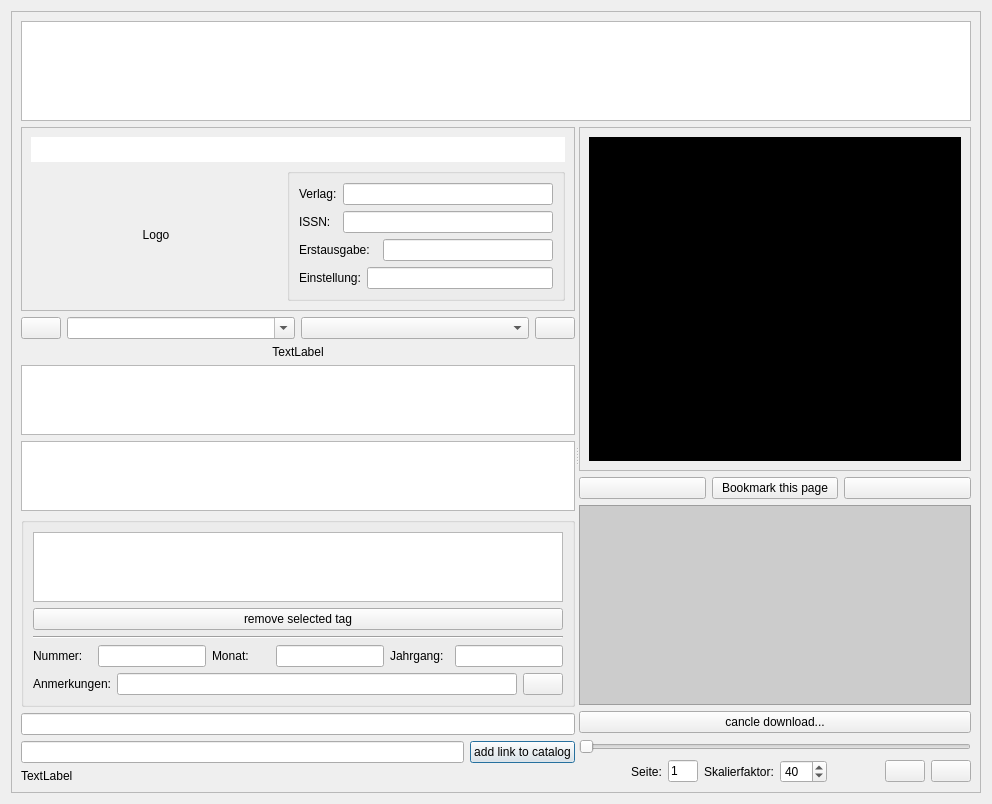
<?xml version="1.0" encoding="UTF-8"?>
<ui version="4.0">
 <class>PDFViewer</class>
 <widget class="QDialog" name="PDFViewer">
  <property name="geometry">
   <rect>
    <x>0</x>
    <y>0</y>
    <width>992</width>
    <height>797</height>
   </rect>
  </property>
  <property name="minimumSize">
   <size>
    <width>0</width>
    <height>0</height>
   </size>
  </property>
  <property name="windowTitle">
   <string>PDFViewer</string>
  </property>
  <layout class="QGridLayout" name="gridLayout_5">
   <item row="0" column="0">
    <widget class="QFrame" name="frame">
     <property name="frameShape">
      <enum>QFrame::StyledPanel</enum>
     </property>
     <property name="frameShadow">
      <enum>QFrame::Raised</enum>
     </property>
     <layout class="QGridLayout" name="gridLayout_4">
      <item row="1" column="0">
       <widget class="QSplitter" name="splitter">
        <property name="orientation">
         <enum>Qt::Horizontal</enum>
        </property>
        <widget class="QWidget" name="layoutWidget">
         <layout class="QGridLayout" name="gridLayout">
          <item row="5" column="1">
           <widget class="QListWidget" name="listWidgetBookmarks"/>
          </item>
          <item row="3" column="1">
           <widget class="QLabel" name="lblCaption">
            <property name="text">
             <string>TextLabel</string>
            </property>
            <property name="alignment">
             <set>Qt::AlignCenter</set>
            </property>
           </widget>
          </item>
          <item row="7" column="1">
           <widget class="QLineEdit" name="edtTitle"/>
          </item>
          <item row="8" column="1">
           <layout class="QHBoxLayout" name="horizontalLayout_2">
            <item>
             <widget class="QLineEdit" name="edtLink">
              <property name="toolTip">
               <string>Drag and Drop</string>
              </property>
             </widget>
            </item>
            <item>
             <widget class="QPushButton" name="cmdAddLink">
              <property name="text">
               <string>add link to catalog</string>
              </property>
             </widget>
            </item>
           </layout>
          </item>
          <item row="2" column="1">
           <layout class="QHBoxLayout" name="horizontalLayout_6">
            <item>
             <widget class="QPushButton" name="cmdSectionSettings">
              <property name="sizePolicy">
               <sizepolicy hsizetype="Fixed" vsizetype="Fixed">
                <horstretch>0</horstretch>
                <verstretch>0</verstretch>
               </sizepolicy>
              </property>
              <property name="text">
               <string/>
              </property>
              <property name="icon">
               <iconset resource="../../../tosec.qrc">
                <normaloff>:/icon/farious/blue/images/farious/blue/pipette.ico</normaloff>:/icon/farious/blue/images/farious/blue/pipette.ico</iconset>
              </property>
             </widget>
            </item>
            <item>
             <widget class="QComboBox" name="cboSections">
              <property name="editable">
               <bool>true</bool>
              </property>
             </widget>
            </item>
            <item>
             <widget class="QComboBox" name="cboYears"/>
            </item>
            <item>
             <widget class="QPushButton" name="cmdDownload">
              <property name="sizePolicy">
               <sizepolicy hsizetype="Maximum" vsizetype="Maximum">
                <horstretch>0</horstretch>
                <verstretch>0</verstretch>
               </sizepolicy>
              </property>
              <property name="toolTip">
               <string>Download missing files</string>
              </property>
              <property name="text">
               <string/>
              </property>
              <property name="icon">
               <iconset resource="../../../tosec.qrc">
                <normaloff>:/icon/toolbar/blue/images/toolbar/blue/download.ico</normaloff>:/icon/toolbar/blue/images/toolbar/blue/download.ico</iconset>
              </property>
             </widget>
            </item>
           </layout>
          </item>
          <item row="9" column="1">
           <widget class="QLabel" name="lblInfo">
            <property name="sizePolicy">
             <sizepolicy hsizetype="Preferred" vsizetype="Minimum">
              <horstretch>0</horstretch>
              <verstretch>0</verstretch>
             </sizepolicy>
            </property>
            <property name="text">
             <string>TextLabel</string>
            </property>
           </widget>
          </item>
          <item row="4" column="1">
           <widget class="QListWidget" name="listWidgetTitels">
            <property name="sizePolicy">
             <sizepolicy hsizetype="Preferred" vsizetype="Expanding">
              <horstretch>0</horstretch>
              <verstretch>0</verstretch>
             </sizepolicy>
            </property>
            <property name="sortingEnabled">
             <bool>true</bool>
            </property>
           </widget>
          </item>
          <item row="6" column="1">
           <widget class="QGroupBox" name="grpInformations">
            <property name="minimumSize">
             <size>
              <width>0</width>
              <height>0</height>
             </size>
            </property>
            <property name="baseSize">
             <size>
              <width>0</width>
              <height>0</height>
             </size>
            </property>
            <property name="title">
             <string/>
            </property>
            <layout class="QGridLayout" name="gridLayout_6">
             <item row="5" column="0">
              <layout class="QHBoxLayout" name="horizontalLayout_4">
               <item>
                <widget class="QLabel" name="lblAnmerkung">
                 <property name="text">
                  <string>Anmerkungen:</string>
                 </property>
                </widget>
               </item>
               <item>
                <widget class="QLineEdit" name="edtAnmerkung"/>
               </item>
               <item>
                <widget class="QPushButton" name="cmdSaveInfos">
                 <property name="text">
                  <string/>
                 </property>
                 <property name="icon">
                  <iconset resource="../../../tosec.qrc">
                   <normaloff>:/icon/farious/blue/images/farious/blue/save.ico</normaloff>:/icon/farious/blue/images/farious/blue/save.ico</iconset>
                 </property>
                </widget>
               </item>
              </layout>
             </item>
             <item row="0" column="0">
              <widget class="QTableWidget" name="lstInfo">
               <property name="columnCount">
                <number>2</number>
               </property>
               <attribute name="horizontalHeaderVisible">
                <bool>false</bool>
               </attribute>
               <attribute name="verticalHeaderVisible">
                <bool>true</bool>
               </attribute>
               <column/>
               <column/>
              </widget>
             </item>
             <item row="1" column="0">
              <widget class="QPushButton" name="cmdRemoveMetaData">
               <property name="text">
                <string>remove selected tag</string>
               </property>
              </widget>
             </item>
             <item row="2" column="0">
              <widget class="Line" name="line">
               <property name="orientation">
                <enum>Qt::Horizontal</enum>
               </property>
              </widget>
             </item>
             <item row="3" column="0">
              <layout class="QHBoxLayout" name="horizontalLayout_5">
               <item>
                <widget class="QLabel" name="lblNummer">
                 <property name="text">
                  <string>Nummer:</string>
                 </property>
                </widget>
               </item>
               <item>
                <widget class="QLineEdit" name="edtNummer">
                 <property name="sizePolicy">
                  <sizepolicy hsizetype="Preferred" vsizetype="Fixed">
                   <horstretch>0</horstretch>
                   <verstretch>0</verstretch>
                  </sizepolicy>
                 </property>
                </widget>
               </item>
               <item>
                <widget class="QLabel" name="lblMonat">
                 <property name="text">
                  <string>Monat:</string>
                 </property>
                </widget>
               </item>
               <item>
                <widget class="QLineEdit" name="edtMonat">
                 <property name="sizePolicy">
                  <sizepolicy hsizetype="Preferred" vsizetype="Fixed">
                   <horstretch>0</horstretch>
                   <verstretch>0</verstretch>
                  </sizepolicy>
                 </property>
                </widget>
               </item>
               <item>
                <widget class="QLabel" name="label">
                 <property name="text">
                  <string>Jahrgang:</string>
                 </property>
                </widget>
               </item>
               <item>
                <widget class="QLineEdit" name="edtJahr">
                 <property name="sizePolicy">
                  <sizepolicy hsizetype="Preferred" vsizetype="Fixed">
                   <horstretch>0</horstretch>
                   <verstretch>0</verstretch>
                  </sizepolicy>
                 </property>
                </widget>
               </item>
              </layout>
             </item>
            </layout>
           </widget>
          </item>
          <item row="0" column="1">
           <widget class="QFrame" name="frame_2">
            <property name="minimumSize">
             <size>
              <width>0</width>
              <height>0</height>
             </size>
            </property>
            <property name="frameShape">
             <enum>QFrame::StyledPanel</enum>
            </property>
            <property name="frameShadow">
             <enum>QFrame::Raised</enum>
            </property>
            <layout class="QGridLayout" name="gridLayout_8">
             <item row="1" column="0">
              <layout class="QGridLayout" name="gridLayout_7">
               <item row="0" column="0">
                <layout class="QVBoxLayout" name="verticalLayout">
                 <item>
                  <widget class="QLabel" name="lblLogo">
                   <property name="minimumSize">
                    <size>
                     <width>250</width>
                     <height>0</height>
                    </size>
                   </property>
                   <property name="text">
                    <string>Logo</string>
                   </property>
                   <property name="alignment">
                    <set>Qt::AlignCenter</set>
                   </property>
                  </widget>
                 </item>
                </layout>
               </item>
               <item row="0" column="1">
                <widget class="QGroupBox" name="groupBox">
                 <property name="sizePolicy">
                  <sizepolicy hsizetype="Preferred" vsizetype="Minimum">
                   <horstretch>0</horstretch>
                   <verstretch>0</verstretch>
                  </sizepolicy>
                 </property>
                 <property name="title">
                  <string/>
                 </property>
                 <layout class="QGridLayout" name="gridLayout_9">
                  <item row="0" column="0">
                   <widget class="QLabel" name="lblBerlag">
                    <property name="text">
                     <string>Verlag:</string>
                    </property>
                   </widget>
                  </item>
                  <item row="0" column="1" colspan="3">
                   <widget class="QLineEdit" name="edtVerlag"/>
                  </item>
                  <item row="1" column="0">
                   <widget class="QLabel" name="lblISSN">
                    <property name="text">
                     <string>ISSN:</string>
                    </property>
                   </widget>
                  </item>
                  <item row="1" column="1" colspan="3">
                   <widget class="QLineEdit" name="edtISSN"/>
                  </item>
                  <item row="2" column="0" colspan="3">
                   <widget class="QLabel" name="lblErstausgabe">
                    <property name="text">
                     <string>Erstausgabe:</string>
                    </property>
                   </widget>
                  </item>
                  <item row="2" column="3">
                   <widget class="QLineEdit" name="edtErstausgabe"/>
                  </item>
                  <item row="3" column="0" colspan="2">
                   <widget class="QLabel" name="lblISSN_3">
                    <property name="text">
                     <string>Einstellung:</string>
                    </property>
                   </widget>
                  </item>
                  <item row="3" column="2" colspan="2">
                   <widget class="QLineEdit" name="edtEinstellung"/>
                  </item>
                 </layout>
                </widget>
               </item>
              </layout>
             </item>
             <item row="0" column="0">
              <widget class="QLineEdit" name="edtIssueTitle">
               <property name="font">
                <font>
                 <pointsize>12</pointsize>
                </font>
               </property>
               <property name="frame">
                <bool>false</bool>
               </property>
               <property name="alignment">
                <set>Qt::AlignCenter</set>
               </property>
              </widget>
             </item>
            </layout>
           </widget>
          </item>
         </layout>
        </widget>
        <widget class="QWidget" name="layoutWidget_2">
         <layout class="QGridLayout" name="gridLayout_3">
          <item row="1" column="0">
           <layout class="QHBoxLayout" name="horizontalLayout_3">
            <item>
             <widget class="QPushButton" name="cmdBackward">
              <property name="text">
               <string/>
              </property>
              <property name="icon">
               <iconset resource="../../../tosec.qrc">
                <normaloff>:/icon/player/images/player/blue/backward.ico</normaloff>:/icon/player/images/player/blue/backward.ico</iconset>
              </property>
             </widget>
            </item>
            <item>
             <widget class="QPushButton" name="cmdBookmark">
              <property name="text">
               <string>Bookmark this page</string>
              </property>
             </widget>
            </item>
            <item>
             <widget class="QPushButton" name="cmdForward">
              <property name="text">
               <string/>
              </property>
              <property name="icon">
               <iconset resource="../../../tosec.qrc">
                <normaloff>:/icon/player/images/player/blue/forward.ico</normaloff>:/icon/player/images/player/blue/forward.ico</iconset>
              </property>
             </widget>
            </item>
           </layout>
          </item>
          <item row="5" column="0">
           <layout class="QHBoxLayout" name="horizontalLayout">
            <property name="sizeConstraint">
             <enum>QLayout::SetDefaultConstraint</enum>
            </property>
            <item>
             <spacer name="horizontalSpacer">
              <property name="orientation">
               <enum>Qt::Horizontal</enum>
              </property>
              <property name="sizeHint" stdset="0">
               <size>
                <width>40</width>
                <height>20</height>
               </size>
              </property>
             </spacer>
            </item>
            <item>
             <widget class="QLabel" name="lblPage">
              <property name="text">
               <string>Seite:</string>
              </property>
              <property name="textFormat">
               <enum>Qt::AutoText</enum>
              </property>
              <property name="scaledContents">
               <bool>true</bool>
              </property>
              <property name="alignment">
               <set>Qt::AlignCenter</set>
              </property>
             </widget>
            </item>
            <item>
             <widget class="QLineEdit" name="edtPage">
              <property name="maximumSize">
               <size>
                <width>30</width>
                <height>16777215</height>
               </size>
              </property>
              <property name="text">
               <string>1</string>
              </property>
             </widget>
            </item>
            <item>
             <widget class="QLabel" name="lblScalefactor">
              <property name="text">
               <string>Skalierfaktor:</string>
              </property>
              <property name="scaledContents">
               <bool>true</bool>
              </property>
             </widget>
            </item>
            <item>
             <widget class="QSpinBox" name="spinScaleFactor">
              <property name="minimum">
               <number>10</number>
              </property>
              <property name="maximum">
               <number>500</number>
              </property>
              <property name="singleStep">
               <number>10</number>
              </property>
              <property name="value">
               <number>40</number>
              </property>
             </widget>
            </item>
            <item>
             <spacer name="horizontalSpacer_2">
              <property name="orientation">
               <enum>Qt::Horizontal</enum>
              </property>
              <property name="sizeHint" stdset="0">
               <size>
                <width>40</width>
                <height>20</height>
               </size>
              </property>
             </spacer>
            </item>
            <item>
             <widget class="QPushButton" name="cmdExtract">
              <property name="text">
               <string/>
              </property>
              <property name="icon">
               <iconset resource="../../../tosec.qrc">
                <normaloff>:/icon/farious/blue/images/farious/blue/usbstick.ico</normaloff>:/icon/farious/blue/images/farious/blue/usbstick.ico</iconset>
              </property>
             </widget>
            </item>
            <item>
             <widget class="QPushButton" name="cmdUpload">
              <property name="text">
               <string/>
              </property>
              <property name="icon">
               <iconset resource="../../../tosec.qrc">
                <normaloff>:/icon/farious/blue/images/farious/blue/upload.ico</normaloff>:/icon/farious/blue/images/farious/blue/upload.ico</iconset>
              </property>
             </widget>
            </item>
           </layout>
          </item>
          <item row="2" column="0">
           <widget class="QTextEdit" name="edtOutput">
            <property name="maximumSize">
             <size>
              <width>16777215</width>
              <height>200</height>
             </size>
            </property>
            <property name="styleSheet">
             <string notr="true">background-color: rgb(204, 204, 204);</string>
            </property>
            <property name="frameShadow">
             <enum>QFrame::Plain</enum>
            </property>
           </widget>
          </item>
          <item row="4" column="0">
           <widget class="QSlider" name="sliPages">
            <property name="orientation">
             <enum>Qt::Horizontal</enum>
            </property>
           </widget>
          </item>
          <item row="0" column="0">
           <widget class="QScrollArea" name="scrollDisplay">
            <property name="widgetResizable">
             <bool>true</bool>
            </property>
            <property name="alignment">
             <set>Qt::AlignCenter</set>
            </property>
            <widget class="QWidget" name="scrollAreaWidgetContents_3">
             <property name="geometry">
              <rect>
               <x>0</x>
               <y>0</y>
               <width>352</width>
               <height>322</height>
              </rect>
             </property>
             <layout class="QGridLayout" name="gridLayout_2">
              <item row="0" column="0">
               <widget class="QLabel" name="lblDisplay">
                <property name="sizePolicy">
                 <sizepolicy hsizetype="Preferred" vsizetype="MinimumExpanding">
                  <horstretch>0</horstretch>
                  <verstretch>0</verstretch>
                 </sizepolicy>
                </property>
                <property name="styleSheet">
                 <string notr="true">background-color: rgb(0, 0, 0);</string>
                </property>
                <property name="text">
                 <string/>
                </property>
                <property name="alignment">
                 <set>Qt::AlignCenter</set>
                </property>
               </widget>
              </item>
             </layout>
            </widget>
           </widget>
          </item>
          <item row="3" column="0">
           <widget class="QPushButton" name="cmdCancelDownload">
            <property name="text">
             <string>cancle download...</string>
            </property>
           </widget>
          </item>
         </layout>
        </widget>
       </widget>
      </item>
      <item row="0" column="0">
       <widget class="QListWidget" name="listWidgetThumb">
        <property name="minimumSize">
         <size>
          <width>0</width>
          <height>100</height>
         </size>
        </property>
        <property name="maximumSize">
         <size>
          <width>16777215</width>
          <height>100</height>
         </size>
        </property>
        <property name="flow">
         <enum>QListView::LeftToRight</enum>
        </property>
       </widget>
      </item>
     </layout>
    </widget>
   </item>
  </layout>
 </widget>
 <resources>
  <include location="../../../tosec.qrc"/>
 </resources>
 <connections/>
</ui>
